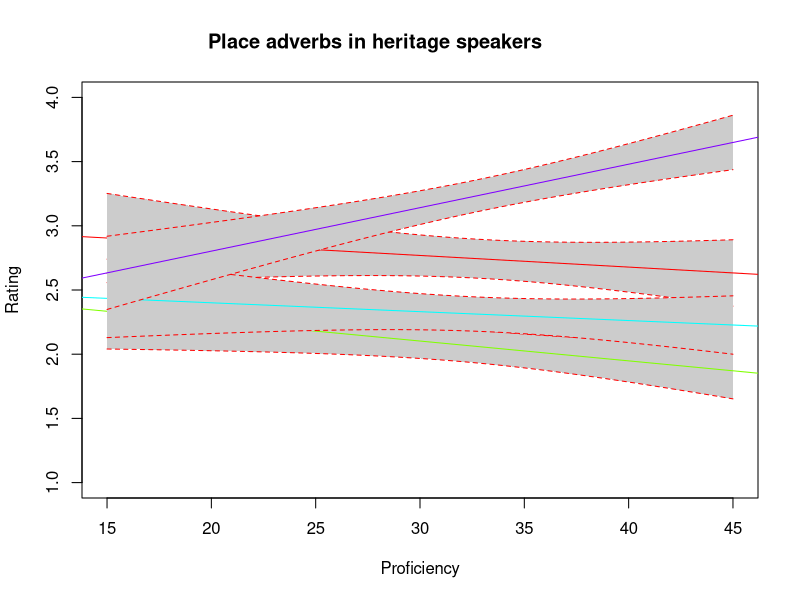
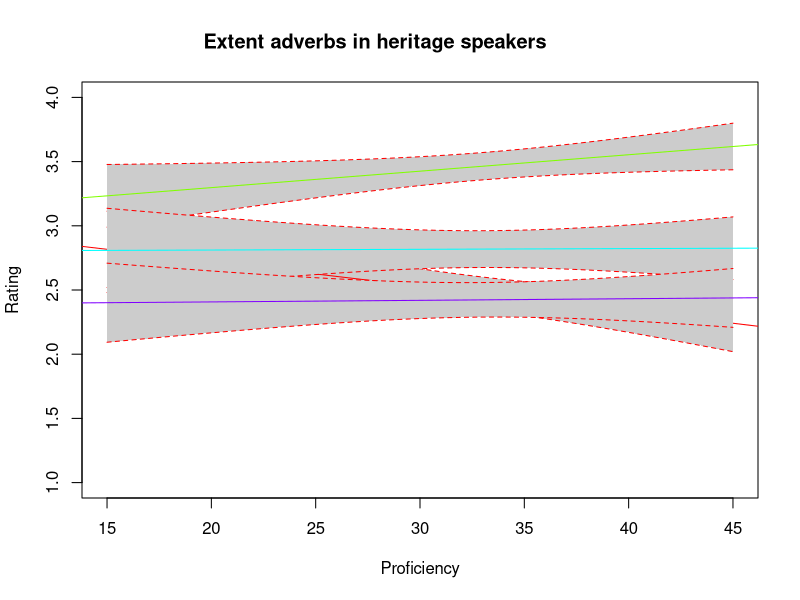
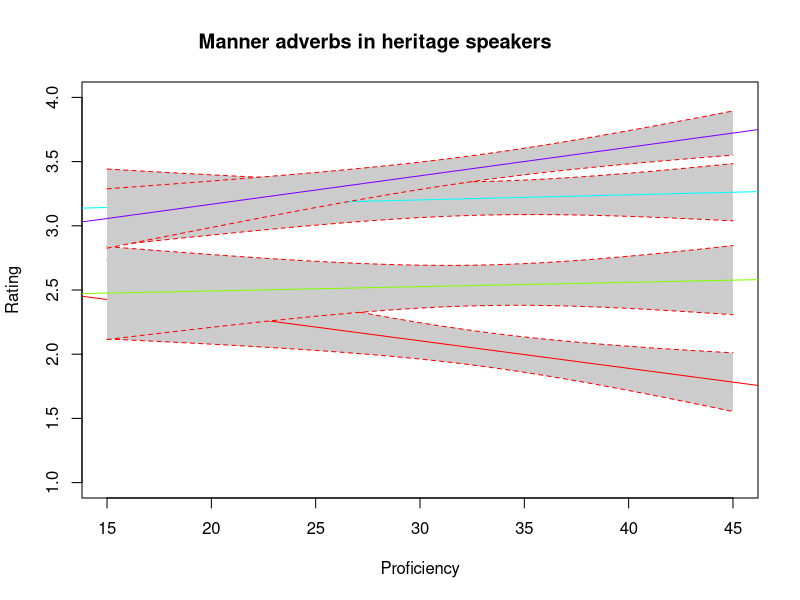
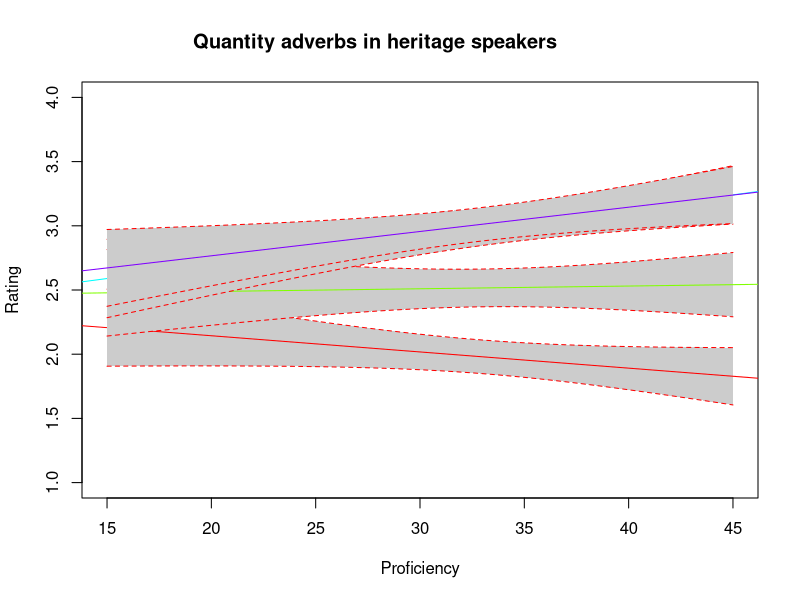
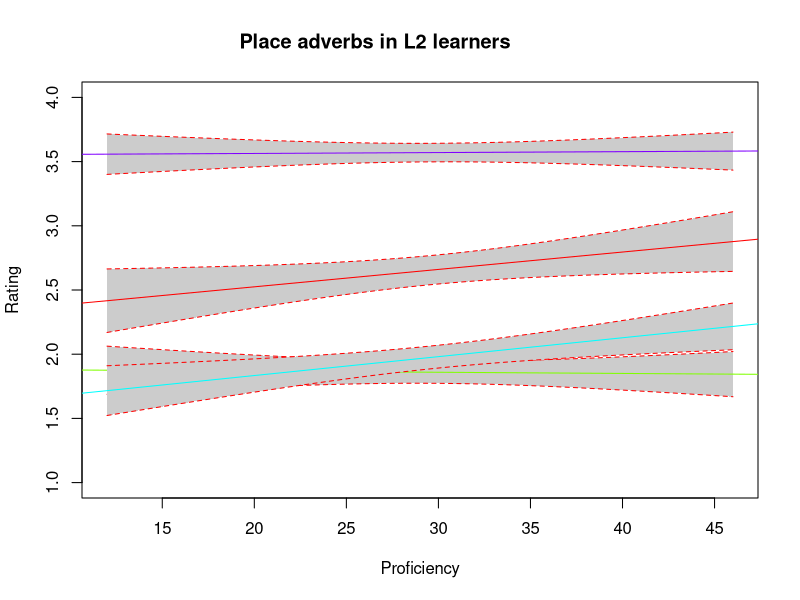
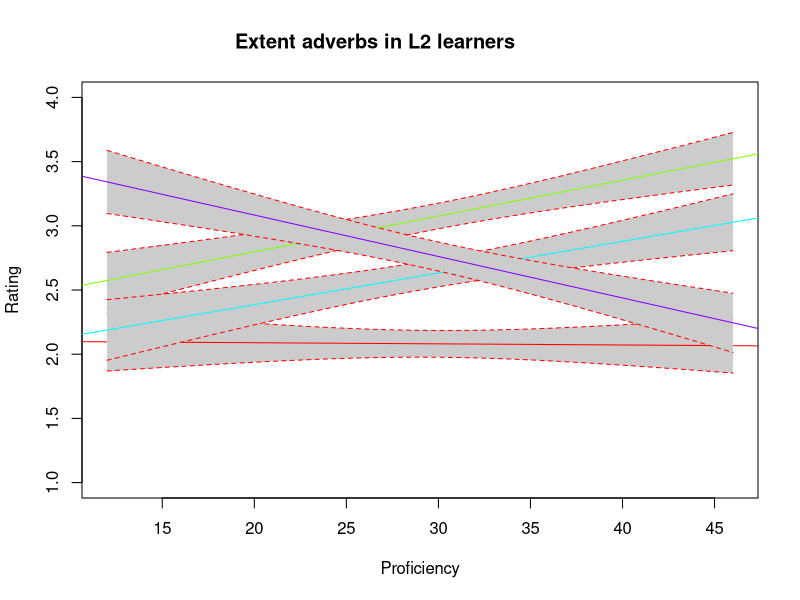
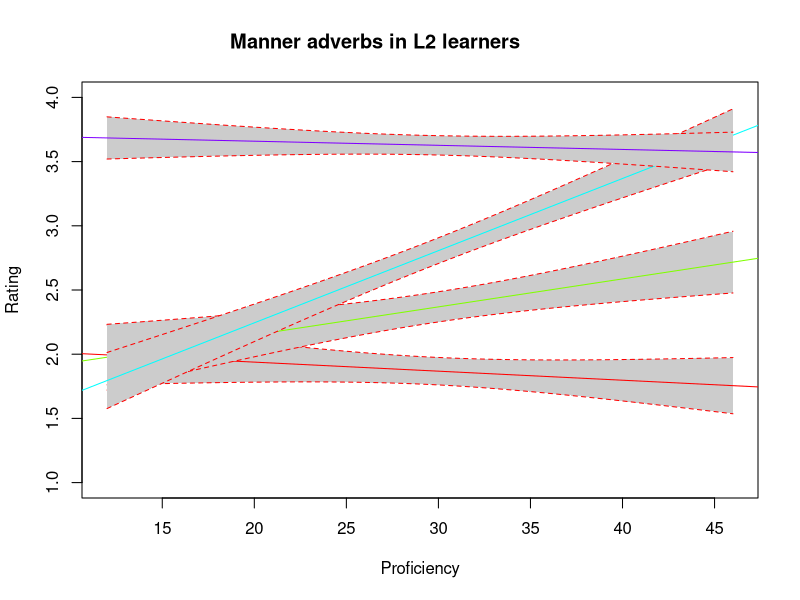
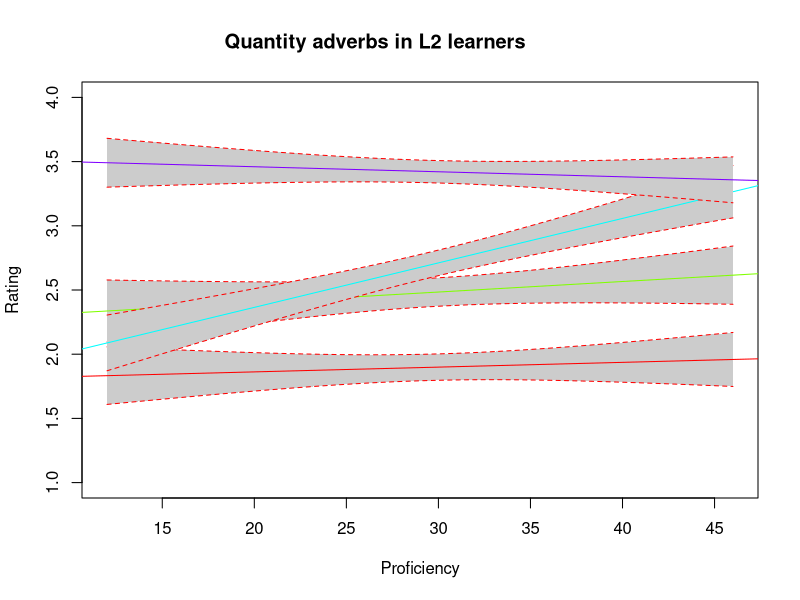

Here is the R script that generated these plots, in order:
full_df <- read.csv(file='ajt_data.csv')

make_plots <- function(df, group_string) {
  # loop through each adverb class
  for (adverb_class in unique(df$Adverb_Class)) {
    # make a plot
    only_adverb_class_df <- df[df$Adverb_Class %in% c(adverb_class),]
    plot(Rating ~ Proficiency, data = only_adverb_class_df, type = 'n')

    # create a vector to store model names
    model_names <- unique(only_adverb_class_df$Structure)

    # create an empty vector to store the colors for the legend
    legend_colors <- vector("character", length = length(model_names))

    for (i in 1:length(model_names)) {
      structure <- model_names[i]
      only_structure_df <- only_adverb_class_df[only_adverb_class_df$Structure %in% c(structure),]

      mod <- lm(Rating ~ Proficiency, data = only_structure_df)

      newx <- seq(min(only_structure_df$Proficiency), max(only_structure_df$Proficiency), length.out=100)

      preds <- predict(mod, newdata = data.frame(Proficiency=newx), interval = 'confidence')

      # confidence interval
      polygon(c(rev(newx), newx), c(rev(preds[ ,3]), preds[ ,2]), col = 'grey80', border = NA)

      # model
      abline(mod, col = rainbow(length(model_names))[i])

      # intervals
      lines(newx, preds[ ,3], lty = 'dashed', col = 'red')
      lines(newx, preds[ ,2], lty = 'dashed', col = 'red')

      # store colors for legend
      legend_colors[i] <- rainbow(length(model_names))[i]
    }

    # Adjust the plot margins to make space for the legend
    par(mar=c(5.1, 4.1, 4.1, 6.6))

    # Add extra space to right of plot area; change clipping to figure
    par(xpd=TRUE)
    legend("topright", legend = model_names, col = legend_colors, lwd = 1, inset=c(-0.522,0))
    title(main = paste(adverb_class, "adverbs in", group_string))

    # save the plot with legend
    filename = paste("proficiency_plots/", paste(gsub(" ", "_", group_string), adverb_class, sep="_"), ".png", sep="")
    dev.copy(png, filename)
    dev.off()
    par(xpd=FALSE)
  }
}

# filter to only heritage speakers
hs_df <- full_df[full_df$Group %in% c("HS Low", "HS Int", "HS High"),]
make_plots(hs_df, "heritage speakers")

l2_df <- full_df[full_df$Group %in% c("Low", "Int", "High"),]
make_plots(l2_df, "L2 learners")
